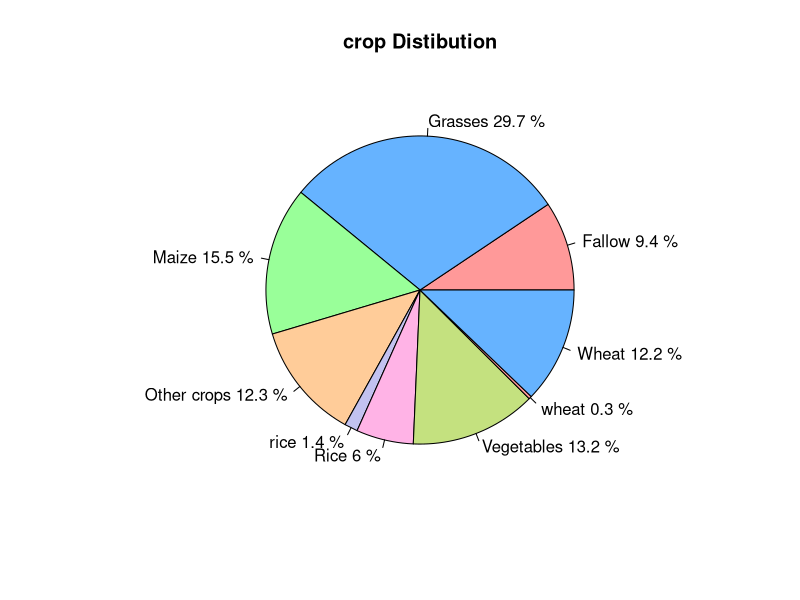
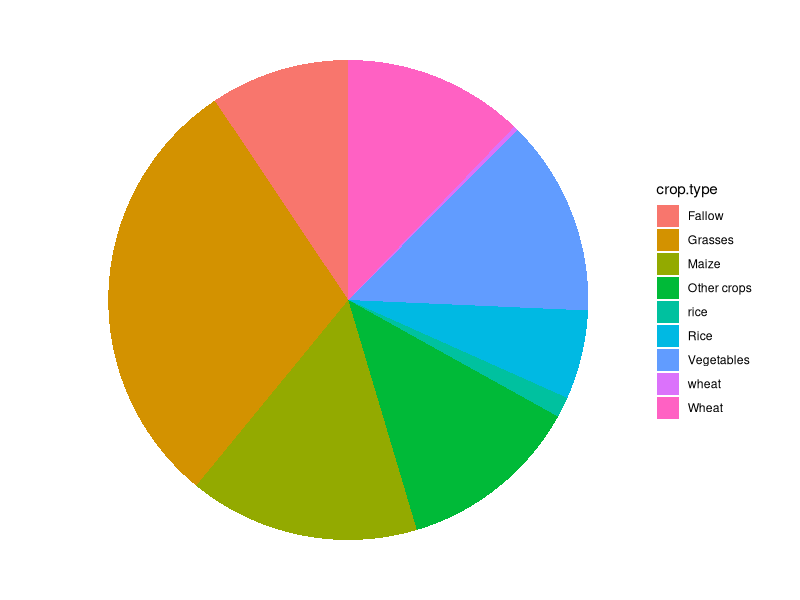

These figures' R source, in order:
#librarries
library(tidyverse)
library(readxl)
# load the data
df<- read_excel("Data/GHgs.xlsx")
# pie chart
crop_counts<-table(df$crop.type)
crop_counts
pie(crop_counts,
    labels = paste(names(crop_counts),round(prop.table(crop_counts)*100,1),"%"),
    col=c("#ff9999","#66b3ff","#99ff99","#ffcc99","#c2c2f0","#ffb3e6","#c4e17f"),
    main="crop Distibution")
    theme(text=element_text(size=20),
          axis.text =element_text(angle = 45,hjust=1))
                   

  
# same plot with ggplot2
df%>%
  count(crop.type)%>%
  ggplot(aes(x="",y=n,fill=crop.type))+
  geom_bar(stat="identity",width=1)+
  coord_polar("y",start=0)+
  theme_void()
